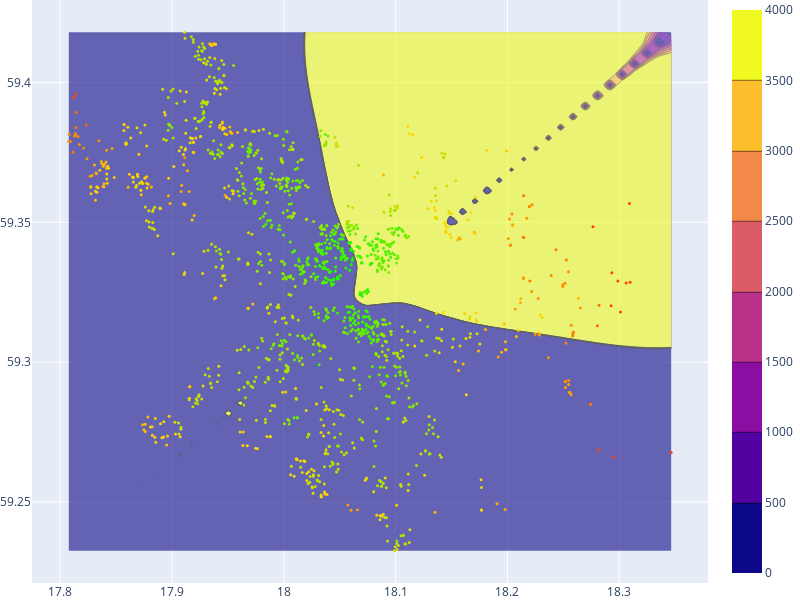

Notebook code cell kept with this figure:
### Code cell
import plotly.graph_objects as go

input_data = df[['origin.lat', 'origin.lon', 'distance_time']]


fig = go.Figure()
fig.add_trace(go.Contour(
        z=y_pred,
        x=x1, # horizontal axis
        y=x2, # vertical axis
        zmin = 0,
        zmax = 4000,
        opacity=0.6
        # contours_coloring='lines',
    ))
fig.add_trace(
    go.Scatter(
     x=input_data.iloc[:,1].values, y=input_data.iloc[:,0].values,
     mode = 'markers',
     text=input_data.iloc[:,2].values,
     marker = dict(
            color=input_data.iloc[:,2].values,
            size = 3,
            cmax = 4000,
            cmin = 0,
            colorscale=["Lime","gold","orangered"],

        )
    ))
fig.update_layout(height=600, width=800, title_text="Prediction",margin={"r":0,"t":0,"l":0,"b":0})
fig.show()

### Figure 1 — Plotly figure (JSON) as saved in the notebook; plotly's stock layout.template omitted (floating-point values rounded to 4 significant figures; data arrays with more than 128 entries replaced by an {"elided": "..."} marker saying what was removed)
{"data": [{"opacity": 0.6, "type": "contour", "x": [17.81, 17.82, 17.83, 17.84, 17.85, 17.86, 17.87, 17.88, 17.9, 17.91, 17.92, 17.93, 17.94, 17.95, 17.96, 17.97, 17.98, 17.99, 18.01, 18.02, 18.03, 18.04, 18.05, 18.06, 18.07, 18.08, 18.09, 18.1, 18.12, 18.13, 18.14, 18.15, 18.16, 18.17, 18.18, 18.19, 18.2, 18.21, 18.23, 18.24, 18.25, 18.26, 18.27, 18.28, 18.29, 18.3, 18.31, 18.32, 18.34, 18.35], "y": [59.23, 59.24, 59.24, 59.24, 59.25, 59.25, 59.26, 59.26, 59.26, 59.27, 59.27, 59.27, 59.28, 59.28, 59.29, 59.29, 59.29, 59.3, 59.3, 59.3, 59.31, 59.31, 59.32, 59.32, 59.32, 59.33, 59.33, 59.33, 59.34, 59.34, 59.35, 59.35, 59.35, 59.36, 59.36, 59.37, 59.37, 59.37, 59.38, 59.38, 59.38, 59.39, 59.39, 59.4, 59.4, 59.4, 59.41, 59.41, 59.41, 59.42], "z": {"elided": "2500 float values"}, "zmax": 4000, "zmin": 0}, {"marker": {"cmax": 4000, "cmin": 0, "color": {"elided": "1556 int values"}, "colorscale": [[0, "Lime"], [0.5, "gold"], [1, "orangered"]], "size": 3}, "mode": "markers", "text": {"elided": "1556 int values"}, "type": "scatter", "x": {"elided": "1556 float values"}, "y": {"elided": "1556 float values"}}], "layout": {"height": 600, "margin": {"b": 0, "l": 0, "r": 0, "t": 0}, "title": {"text": "Prediction"}, "width": 800}}
